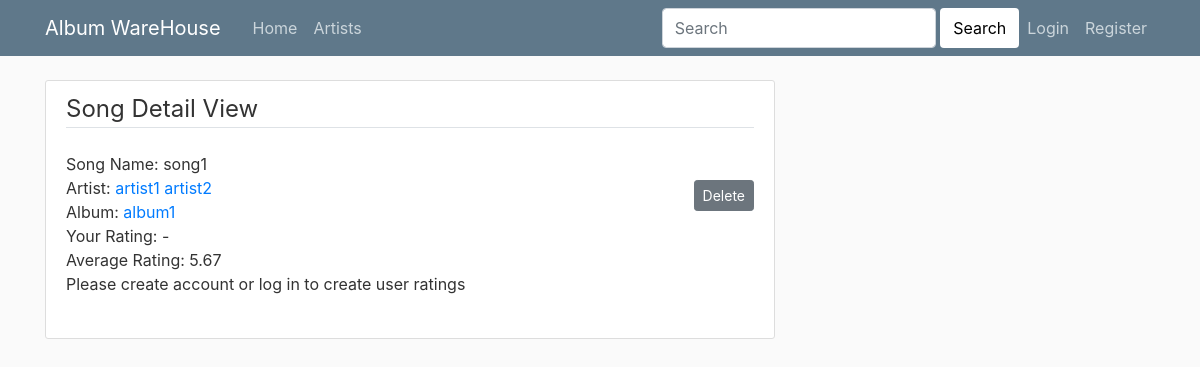
/warehouse/detail/1, run on the app's committed database.
### warehouse/models.py (models this page shows, shortened)
class Song(models.Model):
    name = models.CharField(max_length=200)
    artist = models.ManyToManyField(Artist)
    album = models.ForeignKey(Album, on_delete=models.CASCADE, related_name='songs')
    @property
    def average_rating(self):
        try:
            return round(self.rating_set.exclude(rate__exact=0).aggregate(Avg('rate'))['rate__avg'],2)
        except:
            return 0

class Artist(models.Model):
    name= models.CharField(max_length=200)
    followers= models.ForeignKey(User, on_delete=models.DO_NOTHING, related_name='following', null=True)
    def __str__(self):
        return self.name

class Album(models.Model):
    name= models.CharField(max_length=200)
    def __str__(self):
        return self.name

### warehouse/views.py (the view)
# urls.py: path('detail/<int:song_id>', views.SongDetailView, name='SongDetail'),
def SongDetailView(request, song_id):
    song = get_object_or_404(Song, pk=song_id)
    avg_rate = song.average_rating
    if request.user.is_anonymous == False:
        rating_obj = Rating.objects.get_or_create(user=request.user, song=song)
        current_rate= rating_obj[0].rate
        if request.method== 'POST':
            rate_form = RateForm(request.POST, instance=rating_obj[0])
            if rate_form.is_valid():
                save_rate_form = rate_form.save(commit=False)
                save_rate_form.song = song
                save_rate_form.rate = rate_form.cleaned_data.get('rate')
                save_rate_form.user = request.user
                save_rate_form.save()
                messages.success(request, f'Your song has been saved!')
                return redirect('/warehouse/', permanent=True)
        else:
            rate_form = RateForm(instance=Rating())
    else:
        current_rate = '-'
        rate_form = 'Please create account or log in to create user ratings'
    context = {'song' : song,'current_rate': current_rate, 'avg_rate': avg_rate, 'rate_form': rate_form,}
    return render(request, 'warehouse/SongDetail.html', context)

### warehouse/templates/warehouse/SongDetail.html (shortened to what this page needs)
{% extends 'homepage/base.html' %}
{% block content %}
<div class="content-section">
    <form method="POST">
        <fieldset class="form-group">
            <legend class="border-bottom mb-4">Song Detail View</legend>
                <p> Song Name: {{song.name}} <br>
                  <span style="float:right;">
                   <a class="btn btn-secondary btn-sm mt-1 mb-1" href="{% url 'warehouse:song-delete' song.id %}">Delete</a>
                  </span>
                Artist: {% for artist in song.artist.all %}
                  <a href="{% url 'warehouse:listsongbyartist' artist.id %}">{{artist}}</a>
                {% endfor  %} <br>
                Album:
                  <a href="{% url 'warehouse:listsongbyalbum' song.album.id %}">{{song.album}}</a> <br>
                Your Rating: {{current_rate}} <br>
                Average Rating: {{avg_rate}} <br>
                {{rate_form}}
                </p>
        </fieldset>
    </form>
</div>
{% endblock content%}

### homepage/static/homepage/main.css (style rules this page uses)
body { background: #fafafa; color: #333333; margin-top: 5rem; }
.content-section { background: #ffffff; padding: 10px 20px; border: 1px solid #dddddd; border-radius: 3px; margin-bottom: 20px; }

### data on the page
Song: name "song1", album "album1"
Artist: name "artist1"
Artist: name "artist2"

### other printed values
{{ current_rate }} "-"
{{ avg_rate }} "5.67"
{{ rate_form }} "Please create account or log in to create user ratings"
